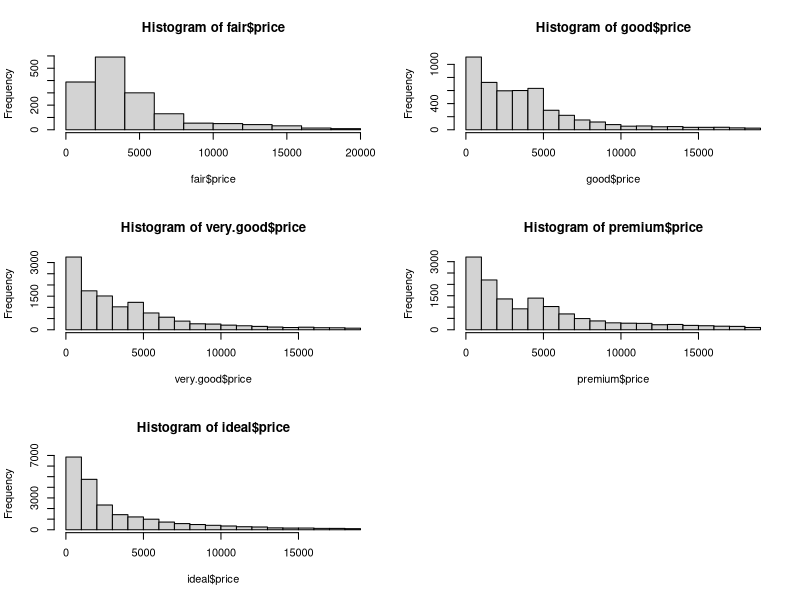
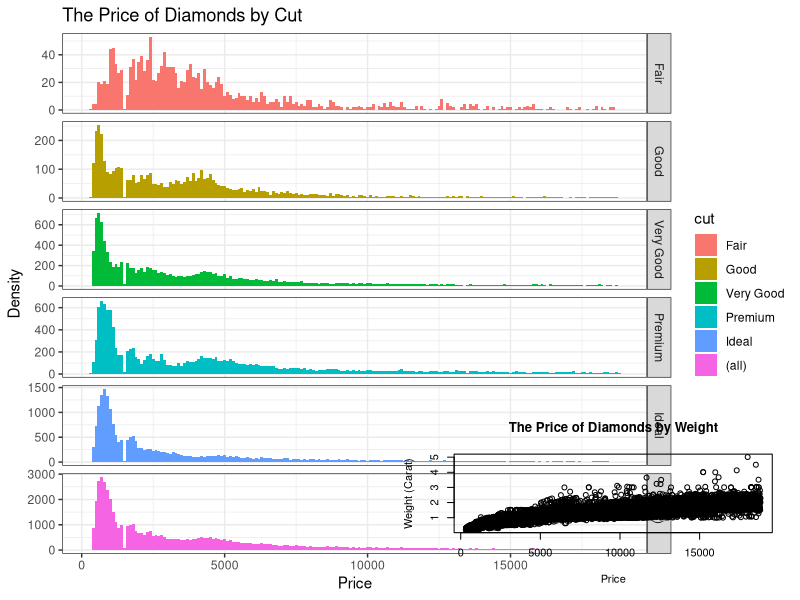
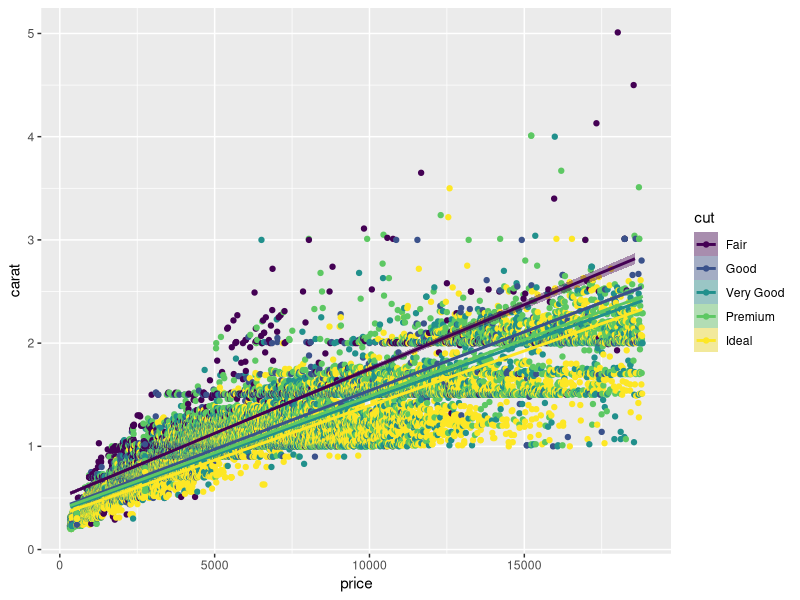
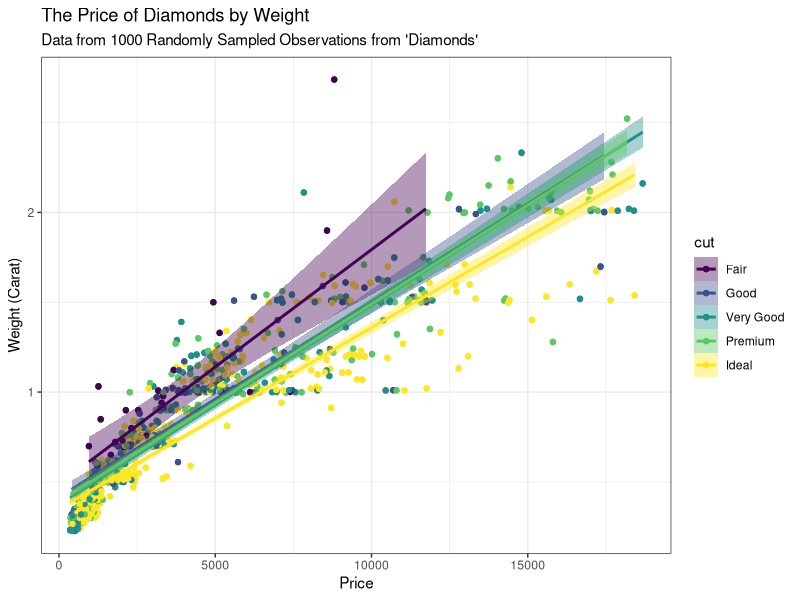

Generate these figures, in order, with R:
## ---- chunk 1
knitr::opts_chunk$set(echo = TRUE)
## ---- chunk 2
library(ggplot2) # load the ggplot2 library to access the data
d <- diamonds
## ---- chunk 3
# First, subset the data by `cut` for individual histograms
fair <- subset(d, cut == "Fair")
good <- subset(d, cut == "Good")
very.good <- subset(d, cut == "Very Good")
premium <- subset(d, cut == "Premium")
ideal <- subset(d, cut == "Ideal")

# Next, generate the histograms using the `hist` command
par(mfrow = c(3, 2)) # places all histograms in a single 3x2 Plot Pane
hist(fair$price)
hist(good$price)
hist(very.good$price)
hist(premium$price)
hist(ideal$price)
## ---- chunk 4
ggplot(d, aes(price, fill = cut))+ # objects of interest
  geom_histogram(binwidth = 100) + # thickness of the bins (update as desired)
  theme_bw() + # color scheme
  facet_grid(cut ~ ., margins = TRUE, scales = "free") + # compiles histograms into single plot by cut 
  labs(x="Price", # axis/plot labels
       y="Density",
       title = "The Price of Diamonds by Cut")
## ---- chunk 5
plot(d$price, d$carat,
     main = "The Price of Diamonds by Weight",
     xlab = "Price",
     ylab = "Weight (Carat)")
## ---- chunk 6
ggplot(d, aes(x=price, y=carat, color=cut)) + # first the data frame, then in the aesthetic (aes), specific the variables and the color, if desired
  geom_point() + # tells ggplot to generate a scatterplot (instead of a line plot, e.g.)
  geom_smooth(method=lm, aes(fill=cut)) # adds a linear smoother with color-specific confidence intervals
## ---- chunk 7
small.d <- d[sample(nrow(d), 1000), ] # Note: we call our new restricted data set "small.d"
## ---- chunk 8
head(small.d)
## ---- chunk 9
ggplot(small.d, aes(x = price, y = carat, color = cut)) +
  geom_point() + 
  geom_jitter() + # "jitter" adds a tiny bit of random noise around each point to avoid overfitting
  geom_smooth(method = lm, aes(fill = cut)) + 
  theme_bw() +
  labs(x = "Price", 
       y = "Weight (Carat)",
       title = "The Price of Diamonds by Weight",
       subtitle = "Data from 1000 Randomly Sampled Observations from 'Diamonds'")
